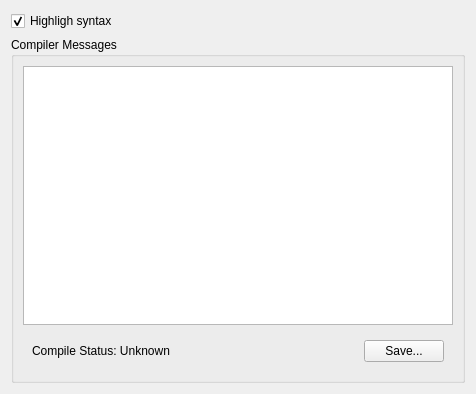
<?xml version="1.0" encoding="UTF-8"?>
<ui version="4.0">
 <class>DGLShaderViewItem</class>
 <widget class="QWidget" name="DGLShaderViewItem">
  <property name="geometry">
   <rect>
    <x>0</x>
    <y>0</y>
    <width>476</width>
    <height>394</height>
   </rect>
  </property>
  <property name="windowTitle">
   <string>Form</string>
  </property>
  <layout class="QVBoxLayout" name="verticalLayout" stretch="3,0">
   <item>
    <widget class="QCheckBox" name="checkBox_Highlight">
     <property name="layoutDirection">
      <enum>Qt::LeftToRight</enum>
     </property>
     <property name="text">
      <string>Highligh syntax</string>
     </property>
     <property name="checked">
      <bool>true</bool>
     </property>
    </widget>
   </item>
   <item>
    <widget class="QGroupBox" name="groupBox1">
     <property name="title">
      <string>Compiler Messages</string>
     </property>
     <layout class="QVBoxLayout" name="verticalLayout_2">
      <item>
       <widget class="QTextEdit" name="textEditLinker">
        <property name="readOnly">
         <bool>true</bool>
        </property>
       </widget>
      </item>
      <item>
       <widget class="QWidget" name="widget" native="true">
        <layout class="QHBoxLayout" name="horizontalLayout">
         <item>
          <widget class="QLabel" name="shaderStatus">
           <property name="text">
            <string>Compile Status: Unknown</string>
           </property>
          </widget>
         </item>
         <item>
          <spacer name="horizontalSpacer">
           <property name="orientation">
            <enum>Qt::Horizontal</enum>
           </property>
           <property name="sizeHint" stdset="0">
            <size>
             <width>40</width>
             <height>20</height>
            </size>
           </property>
          </spacer>
         </item>
         <item>
          <widget class="QPushButton" name="pushButtonSave">
           <property name="text">
            <string>Save...</string>
           </property>
          </widget>
         </item>
        </layout>
       </widget>
      </item>
     </layout>
    </widget>
   </item>
  </layout>
 </widget>
 <resources/>
 <connections>
  <connection>
   <sender>pushButtonSave</sender>
   <signal>clicked()</signal>
   <receiver>DGLShaderViewItem</receiver>
   <slot>saveShader()</slot>
   <hints>
    <hint type="sourcelabel">
     <x>421</x>
     <y>353</y>
    </hint>
    <hint type="destinationlabel">
     <x>473</x>
     <y>328</y>
    </hint>
   </hints>
  </connection>
 </connections>
 <slots>
  <slot>saveShader()</slot>
 </slots>
</ui>
